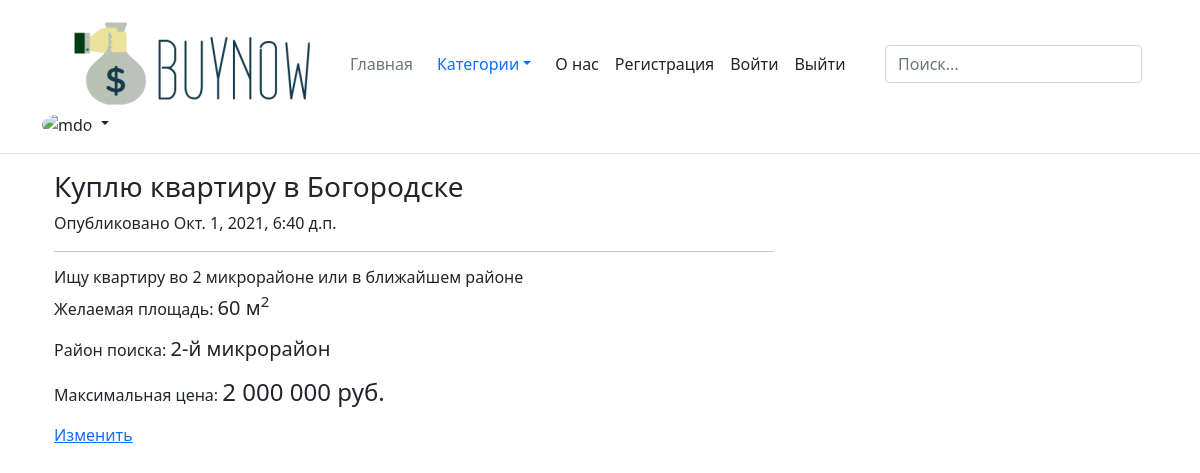
/Недвижимость/2/, run on an earlier commit of the app's database.
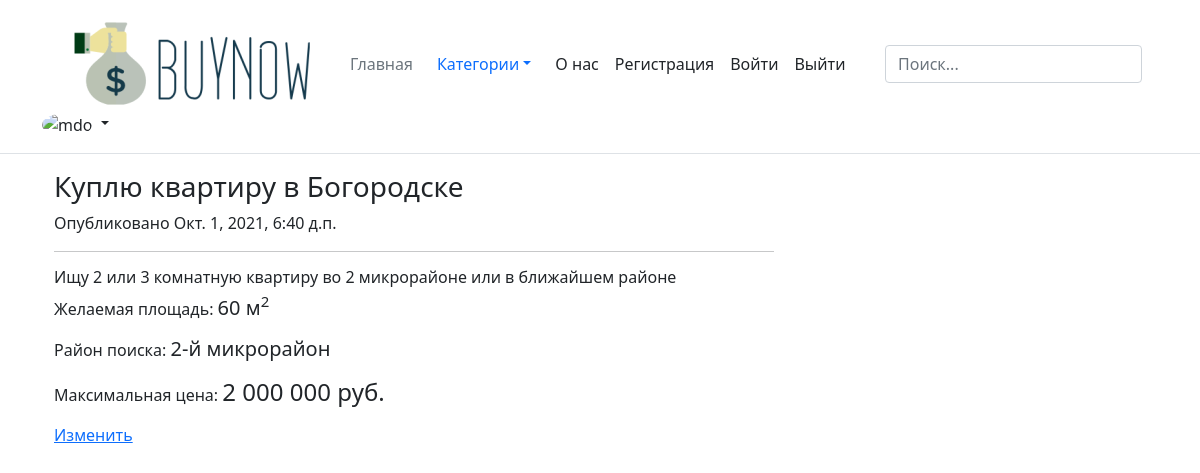
And on a later commit of the database.
### category_real_estate/models.py (models this page shows)
class Real_Estate_Ad(Ad):
    category = 'Недвижимость'
    square = models.PositiveIntegerField('Площадь')
    location = models.CharField('Район', max_length=100)
    class Meta:
        verbose_name = 'Недвижимость'
        verbose_name_plural = 'Недвижимость'

### ad/general_services.py (called while the page is built)
def _get_one_ad_from_database_by_id(Model_object, ad_id):
    ad = Model_object.objects.get(id=ad_id)
    return {'ad': ad}

def show_ad_of_category(request, Model_object, ad_id, template):
    context = _get_one_ad_from_database_by_id(Model_object, ad_id)
    return render(request, template, context)

### category_real_estate/views.py (called while the page is built)
def show_real_estate_ad(request, real_estate_id):
    return show_ad_of_category(request, Real_Estate_Ad, real_estate_id, 'category_real_estate/show_real_estate_ad.html')

### category_real_estate/templates/category_real_estate/show_real_estate_ad.html (shortened to what this page needs)
{% extends 'ad/base.html' %}
{% load humanize %}
{% block content %}
<div class="container">
    <div class="row">
        <div class="col-lg-8">
            <h3>{{ ad.title }}</h3>
            <p>Опубликовано {{ ad.date }}</p>
            <hr>
            <h6>{{ ad.text }}</h6>
            <div>
                <p style="display: inline-block;">Желаемая площадь: </p>
                <h5 style="display: inline-block; ">{{ ad.square }} м<sup>2</sup></h5>
            </div>
            <div>
                <p style="display: inline-block;">Район поиска: </p>
                <h5 style="display: inline-block; ">{{ ad.location }}</h5>
            </div>
            <div>
                <p style="display: inline-block;">Максимальная цена: </p>
                <h4 style="display: inline-block; ">{{ ad.max_price | intcomma }} руб.</h4>
            </div>
            <div>
                <a href="{% url 'edit_real_estate_ad' ad.id %}">Изменить</a>
            </div>
        </div>
    </div>
</div>
{% endblock %}

What changed in the data, as far as the page shows it:
changed Real_Estate_Ad "Куплю квартиру в Богородске": text "Ищу квартиру во 2 микрорайоне или в ближайшем районе" → "Ищу 2 или 3 комнатную квартиру во 2 микрорайоне или в ближайшем районе"
